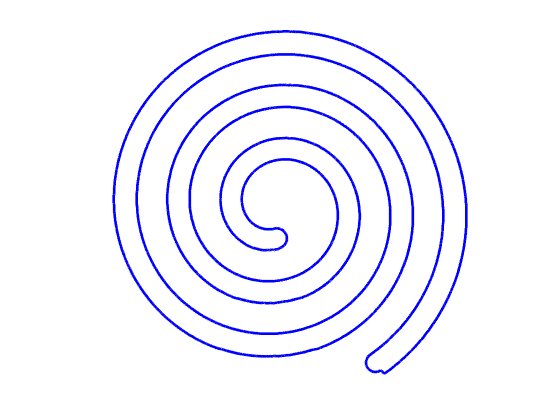
%> input picture CHENYuanzhi/monitoring/boundary2.png, 560 x 420 px, given in place of 2.jpg, which was not available
$ octave plotboundary.m   (GNU Octave 9; MATLAB toolbox functions it lacks are replaced by stand-ins)
%> lines starting %> are read from the running program, lines starting %| are printed output that depends on the picture; in (x1, y1, x2, y2) boxes, pixels count from 0 and x2, y2 are one past the last pixel; in counts of white or black regions, pixels touching at a corner belong together; the program's own positions count from 1; pictures that were not available may be replaced by others from this repository, and a replacement may not be noted
% 读取图像
imgName='C:\Users\ASUS\Desktop\test1\2.jpg';
img = imread(imgName); % 请将'your_image.jpg'替换为你的图片文件名
%> img is the input picture: size 420x560x3 uint8; mean R, G, B 243.8, 243.8, 255

% 转换为灰度图像（如果原图是彩色的）
gray_img = rgb2gray(img);
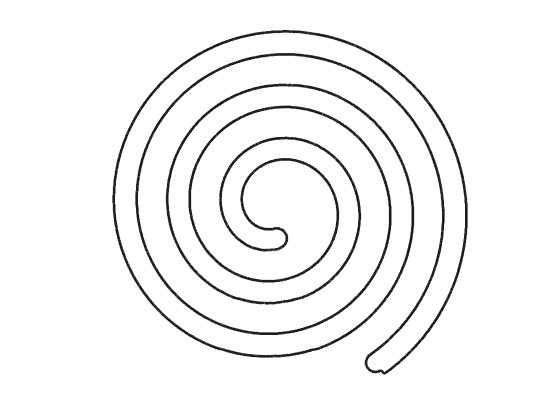
%> gray_img: size 420x560 uint8; min 29, max 255, mean 245

% 使用Canny边缘检测
bw_img = imbinarize(gray_img, 0.8); % 0.5是阈值，你可以根据实际情况调整
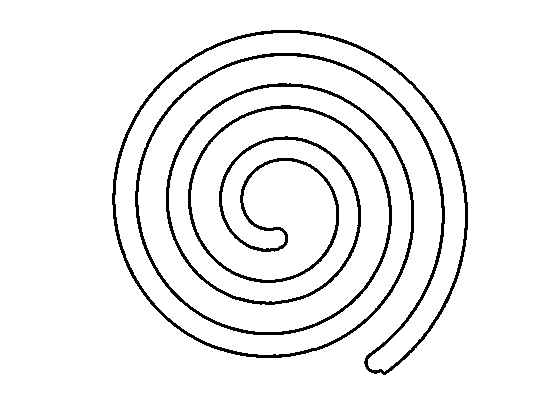
%> bw_img: size 420x560 logical; 94.5% white; 1 black region, box (x1, y1, x2, y2) and area: (112, 30, 468, 375) 12846

% 提取轮廓
[B,L] = bwboundaries(bw_img); % 'noholes'选项表示不填充内部孔洞
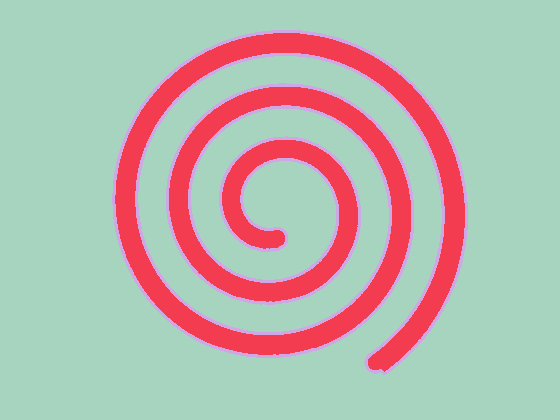
%> L: size 420x560 double; 3 distinct labels, from 1 to 3; one colour per label, 0 black
%> B = 3 boundaries; box (x1, y1, x2, y2) and points: (112, 30, 468, 375) 3664, (115, 33, 465, 372) 3649, (0, 0, 560, 420) 1957

% 显示轮廓（假设只有一个物体）
for k = 9:length(B)
    boundary = B{k}; % 获取第k个物体的边界点集
    [x,~] = smooth(boundary(:,2));
    [y,~] = smooth(boundary(:,1));
    [x,~] = smooth(x);
    [y,~] = smooth(y);
    plot(x, y, 'b', 'LineWidth', 2); % 用蓝色绘制边界
    axis equal
    axis off
    print('-dpng', 'boundary2.png', '-r96');
end
%> this loop made 0 passes
